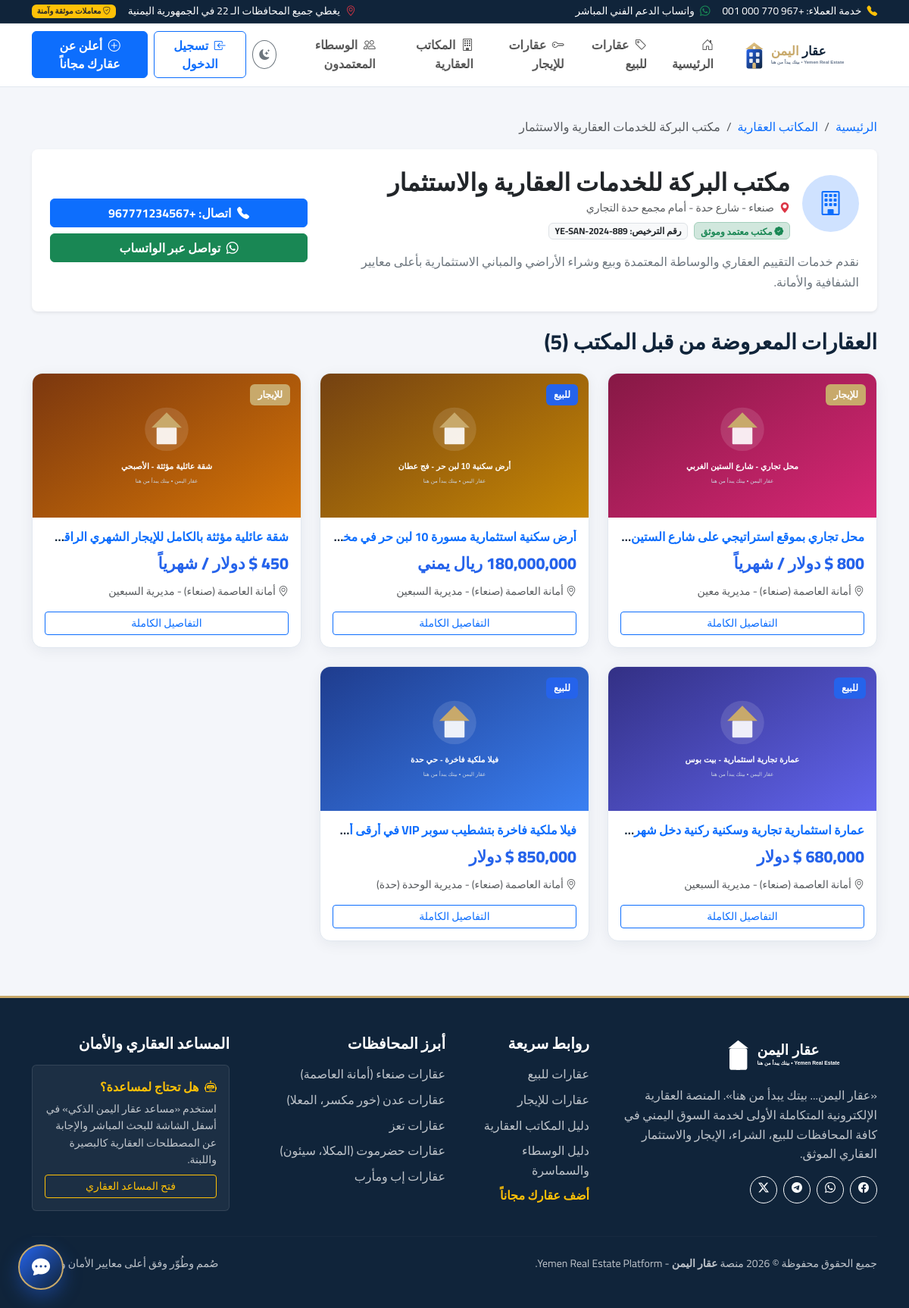
The app's page /office/1 with its own data.
### tables this page shows
CREATE TABLE `offices` (
    `id` INT UNSIGNED AUTO_INCREMENT PRIMARY KEY,
    `owner_id` INT UNSIGNED NOT NULL,
    `name` VARCHAR(150) NOT NULL,
    `slug` VARCHAR(150) NOT NULL UNIQUE,
    `license_number` VARCHAR(100) NULL,
    `logo` VARCHAR(255) NULL,
    `cover_image` VARCHAR(255) NULL,
    `phone` VARCHAR(50) NOT NULL,
    `email` VARCHAR(150) NULL,
    `whatsapp` VARCHAR(50) NULL,
    `governorate_id` INT UNSIGNED NULL,
    `district_id` INT UNSIGNED NULL,
    `address` VARCHAR(255) NULL,
    `description` TEXT NULL,
    `is_verified` TINYINT(1) NOT NULL DEFAULT 0,
    `is_active` TINYINT(1) NOT NULL DEFAULT 1,
    `created_at` TIMESTAMP DEFAULT CURRENT_TIMESTAMP,
    `updated_at` TIMESTAMP DEFAULT CURRENT_TIMESTAMP ON UPDATE CURRENT_TIMESTAMP,
    FOREIGN KEY (`owner_id`) REFERENCES `users`(`id`) ON DELETE CASCADE,
    FOREIGN KEY (`governorate_id`) REFERENCES `governorates`(`id`) ON DELETE SET NULL,
    FOREIGN KEY (`district_id`) REFERENCES `districts`(`id`) ON DELETE SET NULL
);

CREATE TABLE `properties` (
    `id` INT UNSIGNED AUTO_INCREMENT PRIMARY KEY,
    `user_id` INT UNSIGNED NOT NULL,
    `office_id` INT UNSIGNED NULL,
    `title` VARCHAR(255) NOT NULL,
    `slug` VARCHAR(255) NOT NULL UNIQUE,
    `description` MEDIUMTEXT NOT NULL,
    `purpose` ENUM('sale', 'rent') NOT NULL DEFAULT 'sale',
    `category_id` INT UNSIGNED NOT NULL,
    `governorate_id` INT UNSIGNED NOT NULL,
    `district_id` INT UNSIGNED NOT NULL,
    `area_id` INT UNSIGNED NULL,
    `address_details` VARCHAR(255) NULL,
    `price` DECIMAL(14, 2) NOT NULL,
    `currency` ENUM('YER', 'USD', 'SAR') NOT NULL DEFAULT 'YER',
    `price_type` ENUM('total', 'per_month', 'per_year', 'per_labna', 'per_meter') NOT NULL DEFAULT 'total',
    `is_negotiable` TINYINT(1) NOT NULL DEFAULT 1,
    `area_size` DECIMAL(10, 2) NOT NULL,
    `area_unit` ENUM('sqm', 'labna', 'qasaba') NOT NULL DEFAULT 'sqm',
    `bedrooms` SMALLINT UNSIGNED NULL DEFAULT 0,
    `bathrooms` SMALLINT UNSIGNED NULL DEFAULT 0,
    `living_rooms` SMALLINT UNSIGNED NULL DEFAULT 0,
    `floors` SMALLINT UNSIGNED NULL DEFAULT 1,
    `floor_number` SMALLINT NULL DEFAULT 0,
    `building_year` SMALLINT UNSIGNED NULL,
    `direction` VARCHAR(50) NULL,
    `latitude` DECIMAL(10, 8) NULL,
    `longitude` DECIMAL(11, 8) NULL,
    `status` ENUM('pending', 'approved', 'rejected', 'revision_required', 'reserved', 'sold', 'rented', 'suspended', 'archived') NOT NULL DEFAULT 'pending',
    `rejection_reason` TEXT NULL,
    `is_featured` TINYINT(1) NOT NULL DEFAULT 0,
    `views_count` INT UNSIGNED NOT NULL DEFAULT 0,
    `inquiries_count` INT UNSIGNED NOT NULL DEFAULT 0,
    `last_confirmed_at` TIMESTAMP NULL,
    `published_at` TIMESTAMP NULL,
    `created_at` TIMESTAMP DEFAULT CURRENT_TIMESTAMP,
    `updated_at` TIMESTAMP DEFAULT CURRENT_TIMESTAMP ON UPDATE CURRENT_TIMESTAMP,
    FOREIGN KEY (`user_id`) REFERENCES `users`(`id`) ON DELETE CASCADE,
    FOREIGN KEY (`office_id`) REFERENCES `offices`(`id`) ON DELETE SET NULL,
    FOREIGN KEY (`category_id`) REFERENCES `property_categories`(`id`),
    FOREIGN KEY (`governorate_id`) REFERENCES `governorates`(`id`),
    FOREIGN KEY (`district_id`) REFERENCES `districts`(`id`),
    FOREIGN KEY (`area_id`) REFERENCES `areas`(`id`) ON DELETE SET NULL,
    INDEX `idx_prop_search` (`purpose`, `governorate_id`, `district_id`, `category_id`, `status`),
    INDEX `idx_prop_price` (`price`, `currency`),
    INDEX `idx_prop_status` (`status`)
);

CREATE TABLE `governorates` (
    `id` INT UNSIGNED AUTO_INCREMENT PRIMARY KEY,
    `name_ar` VARCHAR(100) NOT NULL,
    `name_en` VARCHAR(100) NULL,
    `slug` VARCHAR(100) NOT NULL UNIQUE,
    `image` VARCHAR(255) NULL,
    `is_active` TINYINT(1) NOT NULL DEFAULT 1,
    `sort_order` INT NOT NULL DEFAULT 0,
    `created_at` TIMESTAMP DEFAULT CURRENT_TIMESTAMP
);

CREATE TABLE `districts` (
    `id` INT UNSIGNED AUTO_INCREMENT PRIMARY KEY,
    `governorate_id` INT UNSIGNED NOT NULL,
    `name_ar` VARCHAR(100) NOT NULL,
    `name_en` VARCHAR(100) NULL,
    `slug` VARCHAR(100) NOT NULL,
    `is_active` TINYINT(1) NOT NULL DEFAULT 1,
    `sort_order` INT NOT NULL DEFAULT 0,
    `created_at` TIMESTAMP DEFAULT CURRENT_TIMESTAMP,
    FOREIGN KEY (`governorate_id`) REFERENCES `governorates`(`id`) ON DELETE CASCADE,
    INDEX `idx_district_gov` (`governorate_id`)
);

### resources/views/offices/show.php (the view, shortened to what the rows shown need)
<div class="container py-4">
    <nav aria-label="breadcrumb" class="mb-3">
        <ol class="breadcrumb">
            <li class="breadcrumb-item"><a href="<?= App::baseUrl('') ?>" class="text-decoration-none">الرئيسية</a></li>
            <li class="breadcrumb-item"><a href="<?= App::baseUrl('offices') ?>" class="text-decoration-none">المكاتب العقارية</a></li>
            <li class="breadcrumb-item active" aria-current="page"><?= htmlspecialchars($office['name']) ?></li>
        </ol>
    </nav>
    <div class="card border-0 shadow-sm rounded-3 p-4 mb-4">
        <div class="row align-items-center">
            <div class="col-md-8">
                <div class="d-flex align-items-center gap-3">
                    <div class="rounded-circle bg-primary-subtle text-primary d-flex align-items-center justify-content-center" style="width: 75px; height: 75px; font-size: 2rem;">
                        <i class="bi bi-building"></i>
                    </div>
                    <div>
                        <h2 class="fw-bold mb-1 text-navy"><?= htmlspecialchars($office['name']) ?></h2>
                        <div class="text-muted small mb-2"><i class="bi bi-geo-alt-fill text-danger me-1"></i> <?= htmlspecialchars($office['address'] ?? 'اليمن') ?></div>
                        <div class="d-flex gap-2 align-items-center flex-wrap">
                            <?php if ($office['is_verified']): ?>
                                <span class="badge bg-success-subtle text-success border border-success-subtle">
                                    <i class="bi bi-patch-check-fill"></i> مكتب معتمد وموثق
                                </span>
                            <?php endif; ?>
                            <?php if (!empty($office['license_number'])): ?>
                                <span class="badge bg-light text-dark border">
                                    رقم الترخيص: <?= htmlspecialchars($office['license_number']) ?>
                                </span>
                            <?php endif; ?>
                        </div>
                    </div>
                </div>
                <p class="text-secondary mt-3 mb-0" style="line-height: 1.7;">
                    <?= nl2br(htmlspecialchars($office['description'] ?? '')) ?>
                </p>
            </div>
            <div class="col-md-4 text-md-end mt-4 mt-md-0">
                <div class="d-grid gap-2">
                    <a href="tel:<?= htmlspecialchars($office['phone']) ?>" class="btn btn-primary fw-bold">
                        <i class="bi bi-telephone-fill me-1"></i> اتصال: <?= htmlspecialchars($office['phone']) ?>
                    </a>
                    <?php if (!empty($office['whatsapp'])): ?>
                        <?php $cleanWA = preg_replace('/[^0-9]/', '', $office['whatsapp']); ?>
                        <a href="https://wa.me/<?= $cleanWA ?>" target="_blank" class="btn btn-success fw-bold">
                            <i class="bi bi-whatsapp me-1"></i> تواصل عبر الواتساب
                        </a>
                    <?php endif; ?>
                </div>
            </div>
        </div>
    </div>
    <h3 class="fw-bold mb-4">العقارات المعروضة من قبل المكتب (<?= count($properties) ?>)</h3>
    <?php if (!empty($properties)): ?>
        <div class="row g-4">
            <?php foreach ($properties as $prop): ?>
                <div class="col-md-6 col-lg-4">
                    <div class="property-card">
                        <div class="property-card-img-wrapper" style="height: 190px;">
                            <a href="<?= App::baseUrl('property/' . $prop['id']) ?>">
                                <?php $imgSrc = !empty($prop['primary_image']) ? App::upload('properties/' . $prop['primary_image']) : App::asset('images/placeholder.svg'); ?>
                                <img src="<?= $imgSrc ?>" class="property-card-img" alt="<?= htmlspecialchars($prop['title']) ?>">
                            </a>
                            <div class="property-badges">
                                <span class="property-badge <?= $prop['purpose'] === 'sale' ? 'badge-purpose-sale' : 'badge-purpose-rent' ?>">
                                    <?= View::formatPurpose($prop['purpose']) ?>
                                </span>
                            </div>
                        </div>
                        <div class="p-3">
                            <h6 class="fw-bold text-truncate mb-2">
                                <a href="<?= App::baseUrl('property/' . $prop['id']) ?>" class="text-decoration-none text-navy">
                                </a>
                            </h6>
                            <div class="property-price small mb-2">
                                <?= View::formatPrice($prop['price'], $prop['currency'], $prop['price_type']) ?>
                            </div>
                            <div class="text-muted small mb-3">
                                <i class="bi bi-geo-alt"></i> <?= htmlspecialchars($prop['governorate_name']) ?> - <?= htmlspecialchars($prop['district_name']) ?>
                            </div>
                            <a href="<?= App::baseUrl('property/' . $prop['id']) ?>" class="btn btn-sm btn-outline-primary w-100">
                                التفاصيل الكاملة
                            </a>
                        </div>
                    </div>
                </div>
            <?php endforeach; ?>
        </div>
    <?php else: ?>
        <div class="text-center py-5 text-muted">لا توجد عقارات معروضة حالياً لهذا المكتب.</div>
    <?php endif; ?>
</div>

### routes/web.php (shortened to what the rows shown need)
<?php
class Router
{
    private static array $routes = [];
    public static function get(string $path, array $handler, array $middlewares = []): void
    {
        self::$routes['GET'][$path] = ['handler' => $handler, 'middlewares' => $middlewares];
    }
    public static function post(string $path, array $handler, array $middlewares = []): void
    {
        if (!in_array(CsrfMiddleware::class, $middlewares, true)) {
            array_unshift($middlewares, CsrfMiddleware::class);
        }
        self::$routes['POST'][$path] = ['handler' => $handler, 'middlewares' => $middlewares];
    }
    public static function dispatch(string $uri, string $method): void
    {
        $path = parse_url($uri, PHP_URL_PATH);
        $path = '/' . trim($path, '/');
        $routesForMethod = self::$routes[$method] ?? [];
        foreach ($routesForMethod as $routePattern => $routeInfo) {
            $regex = preg_replace('/\{([a-zA-Z0-9_]+)\}/', '(?P<$1>[^/]+)', $routePattern);
            $regex = '#^' . $regex . '$#u';
            if (preg_match($regex, $path, $matches)) {
                $params = array_filter($matches, 'is_string', ARRAY_FILTER_USE_KEY);
                [$controllerClass, $action] = $routeInfo['handler'];
                $controller = new $controllerClass();
                call_user_func_array([$controller, $action], $params);
                return;
            }
        }
    }
}

### records on screen
offices: name "مكتب البركة للخدمات العقارية والاستثمار", address "صنعاء - شارع حدة - أمام مجمع حدة التجاري", is_verified 1 (drawn), license_number "YE-SAN-2024-889", description "نقدم خدمات التقييم العقاري والوساطة المعتمدة وبيع وشراء الأراضي والمباني الاستثمارية بأعلى معايير الشفافية والأمانة.", phone "+967771234567"
properties: shows a picture, purpose "للإيجار", price+currency+price_type "800 $ دولار / شهرياً", governorate.name_ar "أمانة العاصمة (صنعاء)", district.name_ar "مديرية معين"
properties: shows a picture, purpose "للبيع", price+currency+price_type "180,000,000 ريال يمني", governorate.name_ar "أمانة العاصمة (صنعاء)", district.name_ar "مديرية السبعين"
properties: shows a picture, purpose "للإيجار", price+currency+price_type "450 $ دولار / شهرياً", governorate.name_ar "أمانة العاصمة (صنعاء)", district.name_ar "مديرية السبعين"
properties: shows a picture, purpose "للبيع", price+currency+price_type "680,000 $ دولار", governorate.name_ar "أمانة العاصمة (صنعاء)", district.name_ar "مديرية السبعين"
properties: shows a picture, purpose "للبيع", price+currency+price_type "850,000 $ دولار", governorate.name_ar "أمانة العاصمة (صنعاء)", district.name_ar "مديرية الوحدة (حدة)"

### other values on screen
count($properties) "5"
